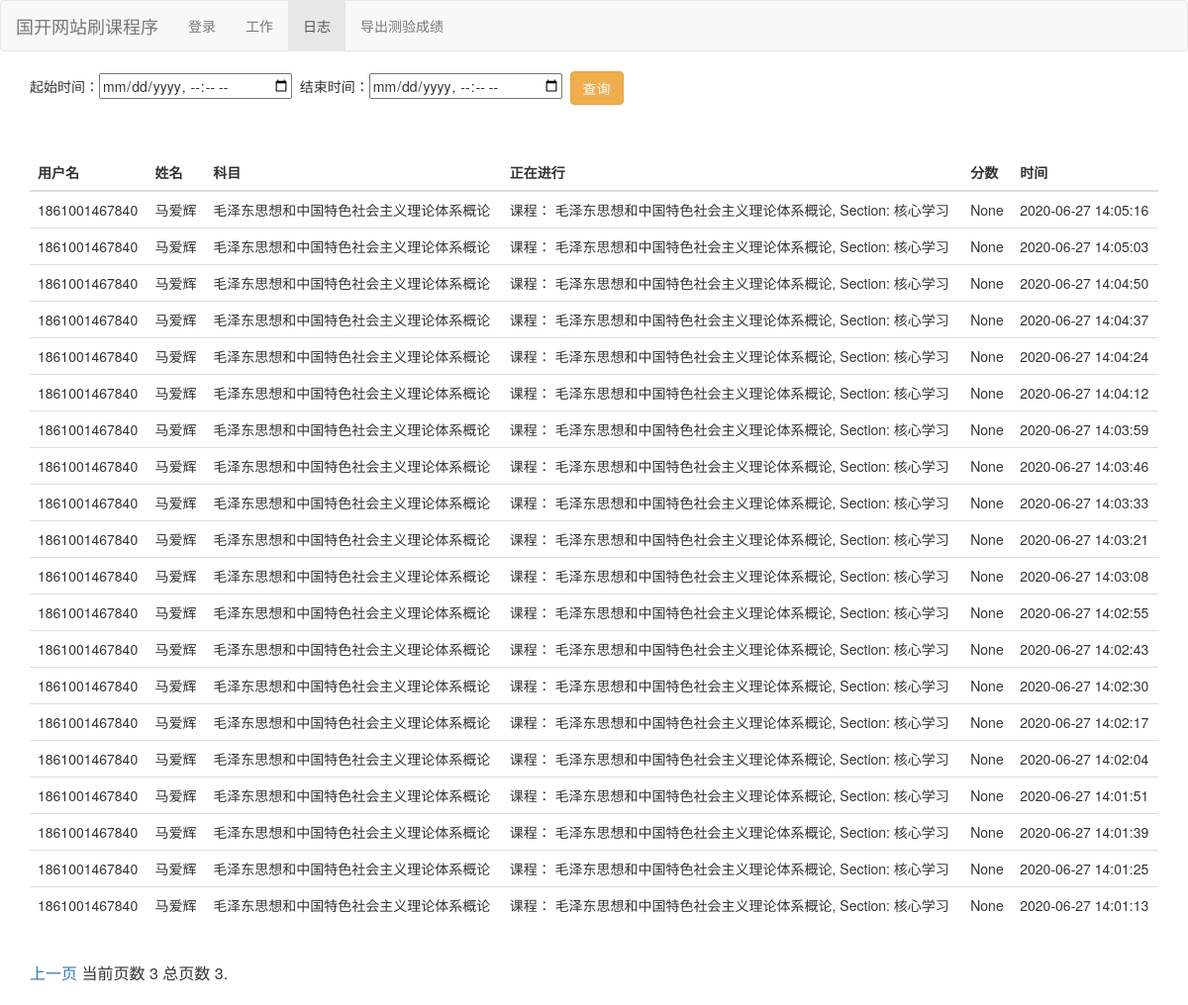
The page /list/?page=3 (signed in) on the database its author committed.
### app/models.py (models this page shows, shortened)
class Logs(models.Model):
    FEE_CHOICES = (
        (u'T', u'测试'),
        (u'S', u'视频'),
        (u'J', u'记录'),
        (u'C', u'成绩'),
    )
    username = models.CharField(u'用户名', max_length=50,null=True)
    loginUser = models.CharField(u'操作用户', max_length=50,null=True)
    name = models.CharField(u'姓名', max_length=50)
    kecheng = models.CharField(u'课程', max_length=50)
    timu = models.CharField(u'题目', max_length=100)
    score = models.CharField(u'分数',null=True,max_length=10)
    create_dt = models.CharField(u'创建时间', blank=True,null=True,max_length=50)
    status = models.CharField(u'类型', choices=FEE_CHOICES, max_length=10, blank=True)
    class Meta:
        verbose_name = '答题记录'
        verbose_name_plural = verbose_name

### app/views.py (the view)
# urls.py: path('list/', list),
@csrf_exempt
def list(request):
    loginUser = request.session.get("loginUser", default=None)
    if loginUser == None:
        return render(request, 'adminLogin.html', {})
    if request.method == 'POST':  # 当提交表单
        startTime = request.POST['startTime']
        endTime = request.POST['endTime']
        startTime = str(startTime).replace("T"," ") + ":00"
        endTime = str(endTime).replace("T"," ")+ ":00"
        print("%s --> %s" %(startTime,endTime))
        contact_list = Logs.objects.filter(loginUser=loginUser).filter(create_dt__gte=startTime).filter(create_dt__lte=endTime).order_by('-id')
    else:
        contact_list = Logs.objects.filter(loginUser=loginUser).order_by('-id')
    paginator = Paginator(contact_list, 25)  # Show 25 contacts per page
    page = request.GET.get('page')
    try:
        contacts = paginator.page(page)
    except PageNotAnInteger:
        contacts = paginator.page(1)
    except EmptyPage:
        contacts = paginator.page(paginator.num_pages)
    return render(request, 'list.html', {'contacts': contacts})

### templates/list.html (shortened to what this page needs)
<!DOCTYPE html>
<html>
<head>
    <link rel="stylesheet" href="https://cdn.staticfile.org/twitter-bootstrap/3.3.7/css/bootstrap.min.css">
</head>
<body>
<nav class="navbar navbar-default" role="navigation">
    <div class="container-fluid">
        <div class="navbar-header">
            <a class="navbar-brand"  href="/static/html/index.html">国开网站刷课程序</a>
        </div>
        <div>
            <ul class="nav navbar-nav">
                <li><a href="/login.html">登录</a></li>
                <li><a href="/">工作</a></li>
                <li class="active"><a>日志</a></li>
                <li><a href="/download/">导出测验成绩</a></li>
            </ul>
        </div>
    </div>
</nav>
<div class="container">
    <div id="row">
        <div>
            <table class="table">
                <div>
                    <form action="/list/" method="post">
                    起始时间：<input name="startTime" type="datetime-local">&nbsp;
                         结束时间：<input  type="datetime-local" name="endTime">&nbsp;
                        <button type="submit" class="btn btn-warning">查询</button>
                </form>
                </div>
            <div style="height: 50px;">
            </div>
                <thead>
                <tr>
                    <th>用户名</th>
                    <th>姓名</th>
                    <th>科目</th>
                    <th>正在进行</th>
                    <th>分数</th>
                    <th>时间</th>
                </tr>
                </thead>
                <tbody id="reulstTable">
                {% for item in contacts %}
                    <tr>
                        <td>{{ item.username }}</td>
                        <td>{{ item.name }}</td>
                        <td>{{ item.kecheng }}</td>
                        <td>{{ item.timu }}</td>
                        <td>{{ item.score }}</td>
                        <td>{{ item.create_dt }}</td>
                    </tr>
                {% endfor %}
                </tbody>
            </table>
        </div>
        <div class="pagination" style="font-size: 16px;">
                        <span class="step-links">
                            {% if contacts.has_previous %}
                                <a href="?page={{ contacts.previous_page_number }}">上一页</a>
                            {% endif %}
                            <span class="current">
                                当前页数 {{ contacts.number }} 总页数 {{ contacts.paginator.num_pages }}.
                            </span>
                        </span>
        </div>
    </div>
</div>
</body>
</html>

### rows shown on the page
Logs: username "1861001467840", name "马爱辉", kecheng "毛泽东思想和中国特色社会主义理论体系概论", timu "课程： 毛泽东思想和中国特色社会主义理论体系概论, Section: 核心学习", score "None", create_dt "2020-06-27 14:05:16"
Logs: username "1861001467840", name "马爱辉", kecheng "毛泽东思想和中国特色社会主义理论体系概论", timu "课程： 毛泽东思想和中国特色社会主义理论体系概论, Section: 核心学习", score "None", create_dt "2020-06-27 14:05:03"
Logs: username "1861001467840", name "马爱辉", kecheng "毛泽东思想和中国特色社会主义理论体系概论", timu "课程： 毛泽东思想和中国特色社会主义理论体系概论, Section: 核心学习", score "None", create_dt "2020-06-27 14:04:50"
Logs: username "1861001467840", name "马爱辉", kecheng "毛泽东思想和中国特色社会主义理论体系概论", timu "课程： 毛泽东思想和中国特色社会主义理论体系概论, Section: 核心学习", score "None", create_dt "2020-06-27 14:04:37"
Logs: username "1861001467840", name "马爱辉", kecheng "毛泽东思想和中国特色社会主义理论体系概论", timu "课程： 毛泽东思想和中国特色社会主义理论体系概论, Section: 核心学习", score "None", create_dt "2020-06-27 14:04:24"
Logs: username "1861001467840", name "马爱辉", kecheng "毛泽东思想和中国特色社会主义理论体系概论", timu "课程： 毛泽东思想和中国特色社会主义理论体系概论, Section: 核心学习", score "None", create_dt "2020-06-27 14:04:12"
Logs: username "1861001467840", name "马爱辉", kecheng "毛泽东思想和中国特色社会主义理论体系概论", timu "课程： 毛泽东思想和中国特色社会主义理论体系概论, Section: 核心学习", score "None", create_dt "2020-06-27 14:03:59"
Logs: username "1861001467840", name "马爱辉", kecheng "毛泽东思想和中国特色社会主义理论体系概论", timu "课程： 毛泽东思想和中国特色社会主义理论体系概论, Section: 核心学习", score "None", create_dt "2020-06-27 14:03:46"
Logs: username "1861001467840", name "马爱辉", kecheng "毛泽东思想和中国特色社会主义理论体系概论", timu "课程： 毛泽东思想和中国特色社会主义理论体系概论, Section: 核心学习", score "None", create_dt "2020-06-27 14:03:33"
Logs: username "1861001467840", name "马爱辉", kecheng "毛泽东思想和中国特色社会主义理论体系概论", timu "课程： 毛泽东思想和中国特色社会主义理论体系概论, Section: 核心学习", score "None", create_dt "2020-06-27 14:03:21"
Logs: username "1861001467840", name "马爱辉", kecheng "毛泽东思想和中国特色社会主义理论体系概论", timu "课程： 毛泽东思想和中国特色社会主义理论体系概论, Section: 核心学习", score "None", create_dt "2020-06-27 14:03:08"
Logs: username "1861001467840", name "马爱辉", kecheng "毛泽东思想和中国特色社会主义理论体系概论", timu "课程： 毛泽东思想和中国特色社会主义理论体系概论, Section: 核心学习", score "None", create_dt "2020-06-27 14:02:55"
Logs: username "1861001467840", name "马爱辉", kecheng "毛泽东思想和中国特色社会主义理论体系概论", timu "课程： 毛泽东思想和中国特色社会主义理论体系概论, Section: 核心学习", score "None", create_dt "2020-06-27 14:02:43"
Logs: username "1861001467840", name "马爱辉", kecheng "毛泽东思想和中国特色社会主义理论体系概论", timu "课程： 毛泽东思想和中国特色社会主义理论体系概论, Section: 核心学习", score "None", create_dt "2020-06-27 14:02:30"
Logs: username "1861001467840", name "马爱辉", kecheng "毛泽东思想和中国特色社会主义理论体系概论", timu "课程： 毛泽东思想和中国特色社会主义理论体系概论, Section: 核心学习", score "None", create_dt "2020-06-27 14:02:17"
Logs: username "1861001467840", name "马爱辉", kecheng "毛泽东思想和中国特色社会主义理论体系概论", timu "课程： 毛泽东思想和中国特色社会主义理论体系概论, Section: 核心学习", score "None", create_dt "2020-06-27 14:02:04"
Logs: username "1861001467840", name "马爱辉", kecheng "毛泽东思想和中国特色社会主义理论体系概论", timu "课程： 毛泽东思想和中国特色社会主义理论体系概论, Section: 核心学习", score "None", create_dt "2020-06-27 14:01:51"
Logs: username "1861001467840", name "马爱辉", kecheng "毛泽东思想和中国特色社会主义理论体系概论", timu "课程： 毛泽东思想和中国特色社会主义理论体系概论, Section: 核心学习", score "None", create_dt "2020-06-27 14:01:39"
Logs: username "1861001467840", name "马爱辉", kecheng "毛泽东思想和中国特色社会主义理论体系概论", timu "课程： 毛泽东思想和中国特色社会主义理论体系概论, Section: 核心学习", score "None", create_dt "2020-06-27 14:01:25"
Logs: username "1861001467840", name "马爱辉", kecheng "毛泽东思想和中国特色社会主义理论体系概论", timu "课程： 毛泽东思想和中国特色社会主义理论体系概论, Section: 核心学习", score "None", create_dt "2020-06-27 14:01:13"

### other values the page prints
{{ contacts.number }} "3"
{{ contacts.paginator.num_pages }} "3"
